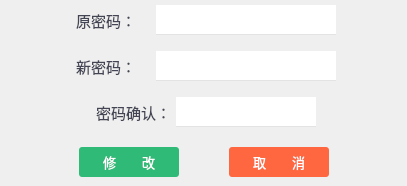
       <widget class="QWidget" name="widModifyPasswd" native="true">
        <layout class="QVBoxLayout" name="verticalLayout_3">
         <property name="topMargin">
          <number>0</number>
         </property>
         <property name="bottomMargin">
          <number>0</number>
         </property>
         <item>
          <widget class="QWidget" name="widget_15" native="true">
           <layout class="QHBoxLayout" name="horizontalLayout_10">
            <property name="spacing">
             <number>0</number>
            </property>
            <property name="leftMargin">
             <number>20</number>
            </property>
            <property name="topMargin">
             <number>5</number>
            </property>
            <property name="rightMargin">
             <number>20</number>
            </property>
            <property name="bottomMargin">
             <number>5</number>
            </property>
            <item>
             <spacer name="horizontalSpacer_7">
              <property name="orientation">
               <enum>Qt::Horizontal</enum>
              </property>
              <property name="sizeHint" stdset="0">
               <size>
                <width>40</width>
                <height>20</height>
               </size>
              </property>
             </spacer>
            </item>
            <item>
             <widget class="QWidget" name="widget_16" native="true">
              <property name="minimumSize">
               <size>
                <width>0</width>
                <height>30</height>
               </size>
              </property>
              <property name="maximumSize">
               <size>
                <width>16777215</width>
                <height>30</height>
               </size>
              </property>
              <property name="styleSheet">
               <string notr="true"/>
              </property>
              <layout class="QHBoxLayout" name="horizontalLayout_12">
               <property name="leftMargin">
                <number>5</number>
               </property>
               <property name="topMargin">
                <number>5</number>
               </property>
               <property name="rightMargin">
                <number>5</number>
               </property>
               <property name="bottomMargin">
                <number>5</number>
               </property>
               <item>
                <widget class="QLabel" name="label_6">
                 <property name="font">
                  <font>
                   <family>微软雅黑 Light</family>
                   <pointsize>11</pointsize>
                  </font>
                 </property>
                 <property name="styleSheet">
                  <string notr="true">color: rgb(67, 69, 85);</string>
                 </property>
                 <property name="text">
                  <string>原密码：　</string>
                 </property>
                </widget>
               </item>
              </layout>
             </widget>
            </item>
            <item>
             <widget class="QLineEdit" name="leOldPasswd">
              <property name="minimumSize">
               <size>
                <width>180</width>
                <height>30</height>
               </size>
              </property>
              <property name="maximumSize">
               <size>
                <width>180</width>
                <height>30</height>
               </size>
              </property>
              <property name="font">
               <font>
                <family>微软雅黑</family>
                <pointsize>11</pointsize>
               </font>
              </property>
              <property name="styleSheet">
               <string notr="true">color: rgb(67, 69, 85);border: 0px;border-bottom: 1px solid #e3e3e3;
</string>
              </property>
              <property name="maxLength">
               <number>20</number>
              </property>
              <property name="echoMode">
               <enum>QLineEdit::Password</enum>
              </property>
             </widget>
            </item>
            <item>
             <spacer name="horizontalSpacer_8">
              <property name="orientation">
               <enum>Qt::Horizontal</enum>
              </property>
              <property name="sizeHint" stdset="0">
               <size>
                <width>40</width>
                <height>20</height>
               </size>
              </property>
             </spacer>
            </item>
           </layout>
          </widget>
         </item>
         <item>
          <widget class="QWidget" name="widget_7" native="true">
           <layout class="QHBoxLayout" name="horizontalLayout_5">
            <property name="spacing">
             <number>0</number>
            </property>
            <property name="leftMargin">
             <number>20</number>
            </property>
            <property name="topMargin">
             <number>5</number>
            </property>
            <property name="rightMargin">
             <number>20</number>
            </property>
            <property name="bottomMargin">
             <number>5</number>
            </property>
            <item>
             <spacer name="horizontalSpacer_15">
              <property name="orientation">
               <enum>Qt::Horizontal</enum>
              </property>
              <property name="sizeHint" stdset="0">
               <size>
                <width>40</width>
                <height>20</height>
               </size>
              </property>
             </spacer>
            </item>
            <item>
             <widget class="QWidget" name="widget_10" native="true">
              <property name="minimumSize">
               <size>
                <width>0</width>
                <height>30</height>
               </size>
              </property>
              <property name="maximumSize">
               <size>
                <width>16777215</width>
                <height>30</height>
               </size>
              </property>
              <property name="styleSheet">
               <string notr="true"/>
              </property>
              <layout class="QHBoxLayout" name="horizontalLayout_8">
               <property name="leftMargin">
                <number>5</number>
               </property>
               <property name="topMargin">
                <number>5</number>
               </property>
               <property name="rightMargin">
                <number>5</number>
               </property>
               <property name="bottomMargin">
                <number>5</number>
               </property>
               <item>
                <widget class="QLabel" name="label_2">
                 <property name="font">
                  <font>
                   <family>微软雅黑 Light</family>
                   <pointsize>11</pointsize>
                  </font>
                 </property>
                 <property name="styleSheet">
                  <string notr="true">color: rgb(67, 69, 85);</string>
                 </property>
                 <property name="text">
                  <string>新密码：　</string>
                 </property>
                </widget>
               </item>
              </layout>
             </widget>
            </item>
            <item>
             <widget class="QLineEdit" name="lePasswd">
              <property name="minimumSize">
               <size>
                <width>180</width>
                <height>30</height>
               </size>
              </property>
              <property name="maximumSize">
               <size>
                <width>180</width>
                <height>30</height>
               </size>
              </property>
              <property name="font">
               <font>
                <family>微软雅黑</family>
                <pointsize>11</pointsize>
               </font>
              </property>
              <property name="styleSheet">
               <string notr="true">color: rgb(67, 69, 85);border: 0px;border-bottom: 1px solid #e3e3e3;
</string>
              </property>
              <property name="maxLength">
               <number>20</number>
              </property>
              <property name="echoMode">
               <enum>QLineEdit::Password</enum>
              </property>
             </widget>
            </item>
            <item>
             <spacer name="horizontalSpacer_16">
              <property name="orientation">
               <enum>Qt::Horizontal</enum>
              </property>
              <property name="sizeHint" stdset="0">
               <size>
                <width>40</width>
                <height>20</height>
               </size>
              </property>
             </spacer>
            </item>
           </layout>
          </widget>
         </item>
         <item>
          <widget class="QWidget" name="widget_12" native="true">
           <layout class="QHBoxLayout" name="horizontalLayout_9">
            <property name="spacing">
             <number>0</number>
            </property>
            <property name="leftMargin">
             <number>20</number>
            </property>
            <property name="topMargin">
             <number>5</number>
            </property>
            <property name="rightMargin">
             <number>20</number>
            </property>
            <property name="bottomMargin">
             <number>5</number>
            </property>
            <item>
             <spacer name="horizontalSpacer_17">
              <property name="orientation">
               <enum>Qt::Horizontal</enum>
              </property>
              <property name="sizeHint" stdset="0">
               <size>
                <width>40</width>
                <height>20</height>
               </size>
              </property>
             </spacer>
            </item>
            <item>
             <widget class="QWidget" name="widget_13" native="true">
              <property name="minimumSize">
               <size>
                <width>0</width>
                <height>30</height>
               </size>
              </property>
              <property name="maximumSize">
               <size>
                <width>16777215</width>
                <height>30</height>
               </size>
              </property>
              <property name="styleSheet">
               <string notr="true"/>
              </property>
              <layout class="QHBoxLayout" name="horizontalLayout_11">
               <property name="leftMargin">
                <number>5</number>
               </property>
               <property name="topMargin">
                <number>5</number>
               </property>
               <property name="rightMargin">
                <number>5</number>
               </property>
               <property name="bottomMargin">
                <number>5</number>
               </property>
               <item>
                <widget class="QLabel" name="label_4">
                 <property name="font">
                  <font>
                   <family>微软雅黑 Light</family>
                   <pointsize>11</pointsize>
                  </font>
                 </property>
                 <property name="styleSheet">
                  <string notr="true">color: rgb(67, 69, 85);</string>
                 </property>
                 <property name="text">
                  <string>密码确认：</string>
                 </property>
                </widget>
               </item>
              </layout>
             </widget>
            </item>
            <item>
             <widget class="QLineEdit" name="lePasswdVerify">
              <property name="minimumSize">
               <size>
                <width>0</width>
                <height>30</height>
               </size>
              </property>
              <property name="maximumSize">
               <size>
                <width>180</width>
                <height>30</height>
               </size>
              </property>
              <property name="font">
               <font>
                <family>微软雅黑</family>
                <pointsize>11</pointsize>
               </font>
              </property>
              <property name="styleSheet">
               <string notr="true">color: rgb(67, 69, 85);border: 0px;border-bottom: 1px solid #e3e3e3;
</string>
              </property>
              <property name="maxLength">
               <number>20</number>
              </property>
              <property name="echoMode">
               <enum>QLineEdit::Password</enum>
              </property>
             </widget>
            </item>
            <item>
             <spacer name="horizontalSpacer_18">
              <property name="orientation">
               <enum>Qt::Horizontal</enum>
              </property>
              <property name="sizeHint" stdset="0">
               <size>
                <width>40</width>
                <height>20</height>
               </size>
              </property>
             </spacer>
            </item>
           </layout>
          </widget>
         </item>
         <item>
          <widget class="QWidget" name="widget_18" native="true">
           <layout class="QHBoxLayout" name="horizontalLayout_13">
            <property name="spacing">
             <number>50</number>
            </property>
            <property name="leftMargin">
             <number>20</number>
            </property>
            <property name="topMargin">
             <number>9</number>
            </property>
            <property name="rightMargin">
             <number>20</number>
            </property>
            <property name="bottomMargin">
             <number>9</number>
            </property>
            <item>
             <spacer name="horizontalSpacer_19">
              <property name="orientation">
               <enum>Qt::Horizontal</enum>
              </property>
              <property name="sizeHint" stdset="0">
               <size>
                <width>40</width>
                <height>20</height>
               </size>
              </property>
             </spacer>
            </item>
            <item>
             <widget class="QPushButton" name="pbModify">
              <property name="minimumSize">
               <size>
                <width>100</width>
                <height>30</height>
               </size>
              </property>
              <property name="maximumSize">
               <size>
                <width>100</width>
                <height>30</height>
               </size>
              </property>
              <property name="font">
               <font>
                <family>微软雅黑</family>
                <pointsize>10</pointsize>
               </font>
              </property>
              <property name="styleSheet">
               <string notr="true">

QPushButton {
	border-radius: 3px;
	color: rgb(255, 255, 255);
	background-color: rgb(48, 186, 120);
}
QPushButton:hover:pressed {
	background-color: rgb(48, 186, 120);
}
QPushButton:hover:!pressed {
	
	background-color: rgb(109, 206, 160);
}</string>
              </property>
              <property name="text">
               <string>修　　改</string>
              </property>
              <property name="default">
               <bool>false</bool>
              </property>
              <property name="flat">
               <bool>true</bool>
              </property>
             </widget>
            </item>
            <item>
             <widget class="QPushButton" name="pbCancel">
              <property name="minimumSize">
               <size>
                <width>100</width>
                <height>30</height>
               </size>
              </property>
              <property name="maximumSize">
               <size>
                <width>100</width>
                <height>30</height>
               </size>
              </property>
              <property name="font">
               <font>
                <family>微软雅黑</family>
                <pointsize>10</pointsize>
               </font>
              </property>
              <property name="styleSheet">
               <string notr="true">

QPushButton {
	border-radius: 3px;
	color: rgb(255, 255, 255);
	background-color: rgb(255, 103, 65);
}
QPushButton:hover:pressed {
	background-color: rgb(255, 103, 65);
}
QPushButton:hover:!pressed {
	background-color: rgb(255, 133, 103);
}</string>
              </property>
              <property name="text">
               <string>取　　消</string>
              </property>
              <property name="flat">
               <bool>true</bool>
              </property>
             </widget>
            </item>
            <item>
             <spacer name="horizontalSpacer_20">
              <property name="orientation">
               <enum>Qt::Horizontal</enum>
              </property>
              <property name="sizeHint" stdset="0">
               <size>
                <width>40</width>
                <height>20</height>
               </size>
              </property>
             </spacer>
            </item>
           </layout>
          </widget>
         </item>
        </layout>
       </widget>
